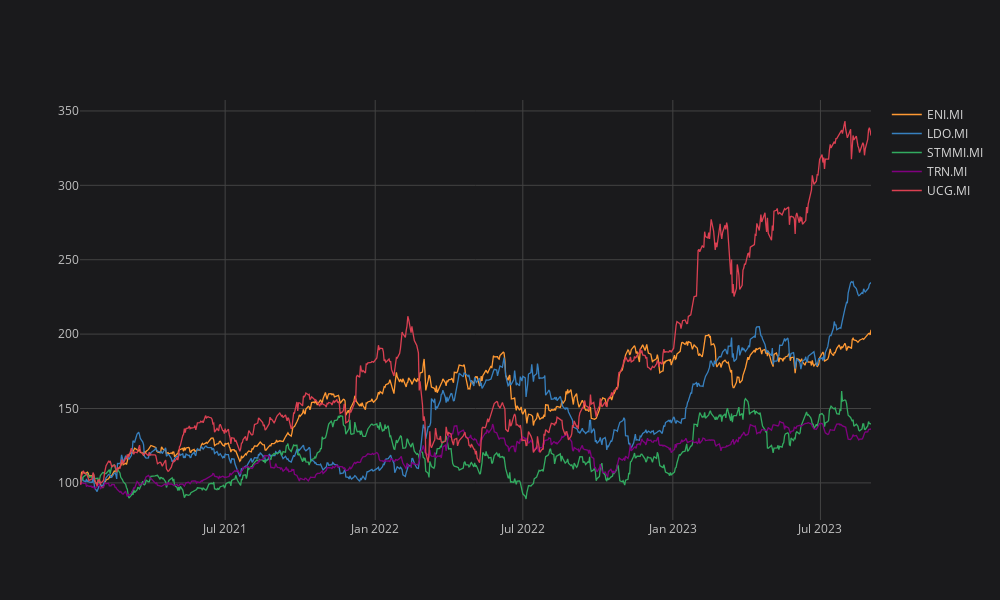

Write notebook code for a chart like this one.
### Code cell
# Compare the normalized stock prices
df['2021':].normalize().iplot()

### Figure 1 — Plotly figure (JSON) as saved in the notebook; plotly's stock layout.template omitted (floating-point values rounded to 4 significant figures; data arrays with more than 128 entries replaced by an {"elided": "..."} marker saying what was removed)
{"data": [{"line": {"color": "rgba(255, 153, 51, 1.0)", "dash": "solid", "shape": "linear", "width": 1.3}, "mode": "lines", "name": "ENI.MI", "text": "", "type": "scatter", "x": {"elided": "683 str values"}, "y": {"elided": "683 float values"}}, {"line": {"color": "rgba(55, 128, 191, 1.0)", "dash": "solid", "shape": "linear", "width": 1.3}, "mode": "lines", "name": "LDO.MI", "text": "", "type": "scatter", "x": {"elided": "683 str values"}, "y": {"elided": "683 float values"}}, {"line": {"color": "rgba(50, 171, 96, 1.0)", "dash": "solid", "shape": "linear", "width": 1.3}, "mode": "lines", "name": "STMMI.MI", "text": "", "type": "scatter", "x": {"elided": "683 str values"}, "y": {"elided": "683 float values"}}, {"line": {"color": "rgba(128, 0, 128, 1.0)", "dash": "solid", "shape": "linear", "width": 1.3}, "mode": "lines", "name": "TRN.MI", "text": "", "type": "scatter", "x": {"elided": "683 str values"}, "y": {"elided": "683 float values"}}, {"line": {"color": "rgba(219, 64, 82, 1.0)", "dash": "solid", "shape": "linear", "width": 1.3}, "mode": "lines", "name": "UCG.MI", "text": "", "type": "scatter", "x": {"elided": "683 str values"}, "y": {"elided": "683 float values"}}], "layout": {"height": 600, "legend": {"bgcolor": "#1A1A1C", "font": {"color": "#D9D9D9"}}, "paper_bgcolor": "#1A1A1C", "plot_bgcolor": "#1A1A1C", "title": {"font": {"color": "#D9D9D9"}}, "width": 1000, "xaxis": {"gridcolor": "#434343", "showgrid": true, "tickfont": {"color": "#C2C2C2"}, "title": {"font": {"color": "#D9D9D9"}, "text": ""}, "zerolinecolor": "#666570"}, "yaxis": {"gridcolor": "#434343", "showgrid": true, "tickfont": {"color": "#C2C2C2"}, "title": {"font": {"color": "#D9D9D9"}, "text": ""}, "zerolinecolor": "#666570"}}}
